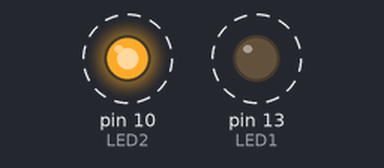
Recording of a sketch running on a simulated Arduino Uno, built with avr-gcc and run on an emulated ATmega328P. Shown: output pins drawn as LEDs (lit = HIGH). Dashed ring = blinking.

Above: at 1.0 s.
Timing chart, 0 to 5.8 s (numbered marks = the images above):
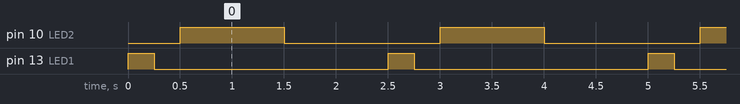

The sketch:

1b.ino
```cpp
const int LED1=13,LED2=10;

void setup() {
  pinMode(LED1,OUTPUT);
  pinMode(LED2,OUTPUT);
  Serial.begin(9600);
}

void loop() {
  digitalWrite(LED1,HIGH);
  delay(250);
  digitalWrite(LED1,LOW);
  delay(250);
  digitalWrite(LED2,HIGH);
  delay(1000);
  digitalWrite(LED2,LOW);
  delay(1000);
}
```

Measured:
- by itself, pin 10 (LED2): alternates HIGH for 1.0 s and LOW for 1.5 s
- by itself, pin 13 (LED1): alternates HIGH for 0.25 s and LOW for 2.3 s
- by itself, everything shown: repeats every 2.5 s, in 4 steps
